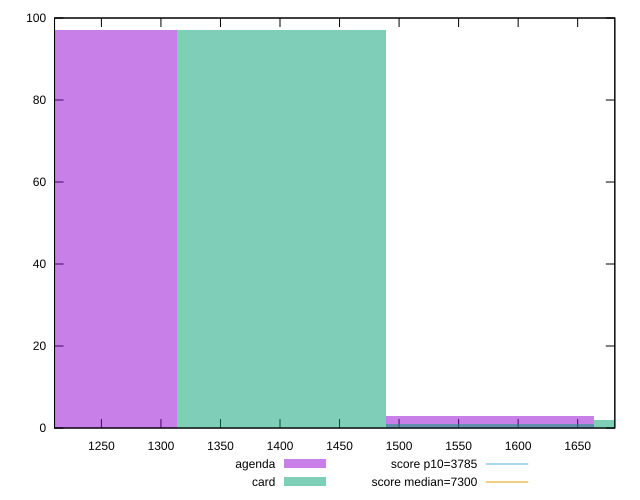

gnuplot code for this plot:
reset

$agenda <<EOF
1576.436391249817 3
1226.1171931943022 97
EOF

$card <<EOF
1576.436391249817 1
1401.2767922220596 97
1751.5959902775744 2
EOF

set key outside below
set boxwidth 175.15959902775745
set xrange [1210.6347:1681.1979999999999]
set yrange [0:100]
set trange [0:100]
set style fill transparent solid 0.5 noborder

set parametric
set terminal svg size 640, 500 enhanced background rgb 'white'
set output "reports/report_00032_2021-02-25T10-28-15.087Z/interactive/comparison/histogram/1_vs_2.svg"

plot $agenda title "agenda" with boxes, \
     $card title "card" with boxes, \
     3785,t title "score p10=3785", \
     7300,t title "score median=7300"

reset
